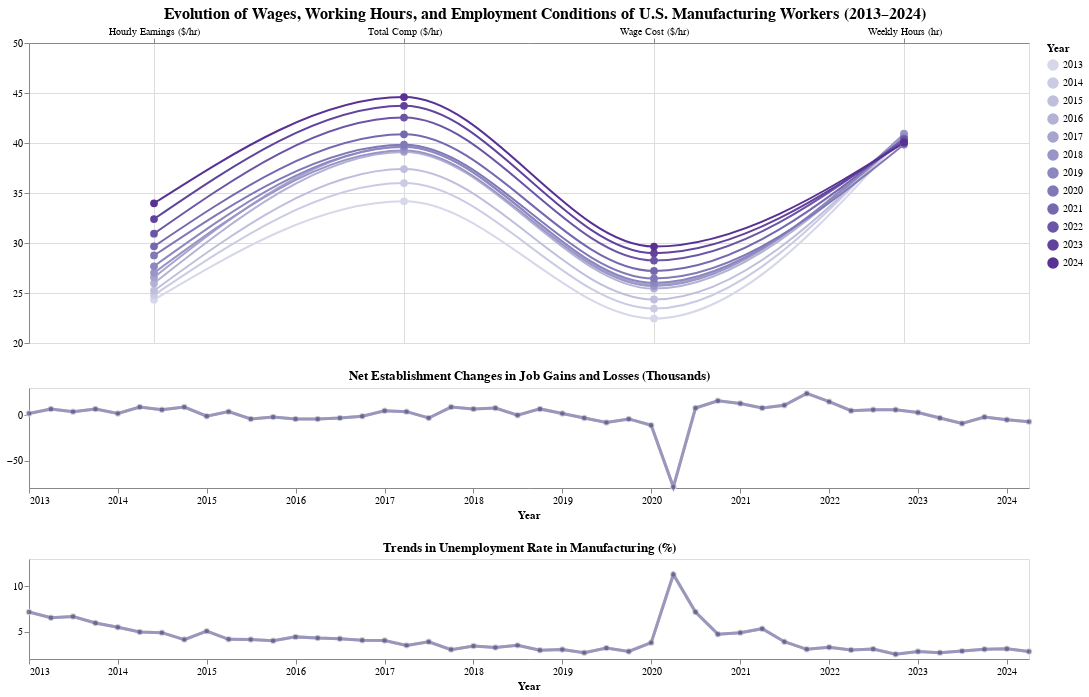

Notebook code for this chart:
### Code cell
# build selector
years = sorted(df_long['Year'].unique())

start_dd = alt.param(
    name='start_year',
    bind=alt.binding_select(options=years, name='Starting Year: '),
    value=years[0]
)

end_dd = alt.param(
    name='end_year',
    bind=alt.binding_select(options=years, name='Ending Year: '),
    value=years[-1]
)

highlight = (alt.datum.Year >= start_dd) & (alt.datum.Year <= end_dd)

# build the parallel
base = alt.Chart(df_long).add_params(start_dd, end_dd).encode(
        x=alt.X('Metric:N',title=None,axis=alt.Axis(orient='top', labelAngle=0, grid=True)),
        y=alt.Y('Value:Q',title=None,scale=alt.Scale(domain=[20,50])),
        detail='Year:N',               
        tooltip=['Year:O','Metric:N','Value:Q']
    )

lines = base.mark_line(interpolate='monotone', strokeWidth=2).encode(
    color=alt.Color('Year:O', scale=alt.Scale(scheme='purples')),
    opacity=alt.condition(highlight, alt.value(1.0), alt.value(0.15))
)

points = base.mark_point(size=60, filled=True).encode(
    color=alt.Color('Year:O', scale=alt.Scale(scheme='purples')),
    opacity=alt.condition(highlight, alt.value(1.0), alt.value(0.15))
)

parallel_coords = (lines + points).properties(
        width=1000,
        height=300
    )

# build line charts
def make_quarter_chart_with_window(df, title, label_x, value_col_name: str):
    import pandas as pd

    min_value = df[value_col_name].min()
    max_value = df[value_col_name].max()

    highlight = (alt.datum.Year >= start_dd) & (alt.datum.Year <= end_dd)

    # generate only one label per year at Jan 1st
    year_ticks = pd.date_range(start='2013-01-01', end='2024-01-01', freq='YS').strftime('%Y-%m-%dT%H:%M:%S').tolist()

    x_axis = alt.X(
        'QuarterStart:T',
        title='Year',
        axis=alt.Axis(
            grid=False,
            format='%Y',
            values=year_ticks  # only one tick per year
        )
    )

    bg = alt.Chart(df).add_params(start_dd, end_dd).mark_line(
        strokeWidth=3, color='lightgray', opacity=1
    ).encode(
        x=x_axis,
        y=alt.Y(
            f'{value_col_name}:Q',
            title=None,
            scale=alt.Scale(domain=[min_value * 0.9, max_value * 1.1]),
            axis=alt.Axis(grid=False)
        )
    )

    bg_points = bg.mark_point(color='lightgray', size=20, opacity=1)

    hl = alt.Chart(df).add_params(start_dd, end_dd).transform_filter(highlight).mark_line(
        strokeWidth=3
    ).encode(
        x=x_axis,
        y=alt.Y(f'{value_col_name}:Q', axis=alt.Axis(grid=False)),
        color=alt.value("#9997BC")
    )

    hl_points = alt.Chart(df).add_params(start_dd, end_dd).transform_filter(highlight).mark_point(
        size=20, filled=True
    ).encode(
        x=x_axis,
        y=alt.Y(f'{value_col_name}:Q', axis=alt.Axis(grid=False)),
        color=alt.value("#555184"),
        tooltip=[
            alt.Tooltip('QuarterStart:T', title='Quarter Start', format='%Y-%m'),
            alt.Tooltip('Quarter:N', title='Quarter Number'),
            alt.Tooltip(f'{value_col_name}:Q', title='Value', format='.0f')
        ]
    )

    return alt.layer(bg, bg_points, hl, hl_points).properties(width=1000, height=100, title=title)




c1 = make_quarter_chart_with_window(df_net, label_x="Year", title="Net Establishment Changes in Job Gains and Losses (Thousands)", value_col_name="net_job_thousands")
c2 = make_quarter_chart_with_window(df_job_open, label_x="Year", title="Trends in Job Openings in Manufacturing (Thousands)", value_col_name="job_opennings_thousands")
c3 = make_quarter_chart_with_window(df_employ_q, label_x="Year", title="Trends in Total Employment in Manufacturing (Thousands)", value_col_name="all_employees_thousands")
c4 = make_quarter_chart_with_window(df_unemploy_rate_q, label_x="Year", title="Trends in Unemployment Rate in Manufacturing (%)", value_col_name="unemployment_rate")

b1 = c1
b2 = c4

final = alt.vconcat(
    parallel_coords,
    b1.properties(width=1000),
    b2.properties(width=1000)
).properties(
    title=alt.TitleParams(
        text="Evolution of Wages, Working Hours, and Employment Conditions of U.S. Manufacturing Workers (2013–2024)",
        anchor="middle",
        fontSize=16
    )
).resolve_legend(
    color='independent',
    size='independent'
)

final

### Figure 1 — Vega-Lite specification as saved in the notebook (floating-point values rounded to 4 significant figures)
{"config": {"view": {"continuousWidth": 300, "continuousHeight": 300}}, "vconcat": [{"layer": [{"mark": {"type": "line", "interpolate": "monotone", "strokeWidth": 2}, "encoding": {"color": {"field": "Year", "scale": {"scheme": "purples"}, "type": "ordinal"}, "detail": {"field": "Year", "type": "nominal"}, "opacity": {"condition": {"test": "((datum.Year >= start_year) && (datum.Year <= end_year))", "value": 1.0}, "value": 0.15}, "tooltip": [{"field": "Year", "type": "ordinal"}, {"field": "Metric", "type": "nominal"}, {"field": "Value", "type": "quantitative"}], "x": {"axis": {"grid": true, "labelAngle": 0, "orient": "top"}, "field": "Metric", "title": null, "type": "nominal"}, "y": {"field": "Value", "scale": {"domain": [20, 50]}, "title": null, "type": "quantitative"}}}, {"mark": {"type": "point", "filled": true, "size": 60}, "encoding": {"color": {"field": "Year", "scale": {"scheme": "purples"}, "type": "ordinal"}, "detail": {"field": "Year", "type": "nominal"}, "opacity": {"condition": {"test": "((datum.Year >= start_year) && (datum.Year <= end_year))", "value": 1.0}, "value": 0.15}, "tooltip": [{"field": "Year", "type": "ordinal"}, {"field": "Metric", "type": "nominal"}, {"field": "Value", "type": "quantitative"}], "x": {"axis": {"grid": true, "labelAngle": 0, "orient": "top"}, "field": "Metric", "title": null, "type": "nominal"}, "y": {"field": "Value", "scale": {"domain": [20, 50]}, "title": null, "type": "quantitative"}}}], "data": {"name": "data-776351f580e5de701ce1af494db68f9e"}, "height": 300, "width": 1000}, {"layer": [{"mark": {"type": "line", "color": "lightgray", "opacity": 1, "strokeWidth": 3}, "encoding": {"x": {"axis": {"format": "%Y", "grid": false, "values": ["2013-01-01T00:00:00", "2014-01-01T00:00:00", "2015-01-01T00:00:00", "2016-01-01T00:00:00", "2017-01-01T00:00:00", "2018-01-01T00:00:00", "2019-01-01T00:00:00", "2020-01-01T00:00:00", "2021-01-01T00:00:00", "2022-01-01T00:00:00", "2023-01-01T00:00:00", "2024-01-01T00:00:00"]}, "field": "QuarterStart", "title": "Year", "type": "temporal"}, "y": {"axis": {"grid": false}, "field": "net_job_thousands", "scale": {"domain": [-71.1, 26.4]}, "title": null, "type": "quantitative"}}}, {"mark": {"type": "point", "color": "lightgray", "opacity": 1, "size": 20}, "encoding": {"x": {"axis": {"format": "%Y", "grid": false, "values": ["2013-01-01T00:00:00", "2014-01-01T00:00:00", "2015-01-01T00:00:00", "2016-01-01T00:00:00", "2017-01-01T00:00:00", "2018-01-01T00:00:00", "2019-01-01T00:00:00", "2020-01-01T00:00:00", "2021-01-01T00:00:00", "2022-01-01T00:00:00", "2023-01-01T00:00:00", "2024-01-01T00:00:00"]}, "field": "QuarterStart", "title": "Year", "type": "temporal"}, "y": {"axis": {"grid": false}, "field": "net_job_thousands", "scale": {"domain": [-71.1, 26.4]}, "title": null, "type": "quantitative"}}}, {"mark": {"type": "line", "strokeWidth": 3}, "encoding": {"color": {"value": "#9997BC"}, "x": {"axis": {"format": "%Y", "grid": false, "values": ["2013-01-01T00:00:00", "2014-01-01T00:00:00", "2015-01-01T00:00:00", "2016-01-01T00:00:00", "2017-01-01T00:00:00", "2018-01-01T00:00:00", "2019-01-01T00:00:00", "2020-01-01T00:00:00", "2021-01-01T00:00:00", "2022-01-01T00:00:00", "2023-01-01T00:00:00", "2024-01-01T00:00:00"]}, "field": "QuarterStart", "title": "Year", "type": "temporal"}, "y": {"axis": {"grid": false}, "field": "net_job_thousands", "type": "quantitative"}}, "transform": [{"filter": "((datum.Year >= start_year) && (datum.Year <= end_year))"}]}, {"mark": {"type": "point", "filled": true, "size": 20}, "encoding": {"color": {"value": "#555184"}, "tooltip": [{"field": "QuarterStart", "format": "%Y-%m", "title": "Quarter Start", "type": "temporal"}, {"field": "Quarter", "title": "Quarter Number", "type": "nominal"}, {"field": "net_job_thousands", "format": ".0f", "title": "Value", "type": "quantitative"}], "x": {"axis": {"format": "%Y", "grid": false, "values": ["2013-01-01T00:00:00", "2014-01-01T00:00:00", "2015-01-01T00:00:00", "2016-01-01T00:00:00", "2017-01-01T00:00:00", "2018-01-01T00:00:00", "2019-01-01T00:00:00", "2020-01-01T00:00:00", "2021-01-01T00:00:00", "2022-01-01T00:00:00", "2023-01-01T00:00:00", "2024-01-01T00:00:00"]}, "field": "QuarterStart", "title": "Year", "type": "temporal"}, "y": {"axis": {"grid": false}, "field": "net_job_thousands", "type": "quantitative"}}, "transform": [{"filter": "((datum.Year >= start_year) && (datum.Year <= end_year))"}]}], "data": {"name": "data-402ff281fad99ff08c4b6fd65cf0747b"}, "height": 100, "title": "Net Establishment Changes in Job Gains and Losses (Thousands)", "width": 1000}, {"layer": [{"mark": {"type": "line", "color": "lightgray", "opacity": 1, "strokeWidth": 3}, "encoding": {"x": {"axis": {"format": "%Y", "grid": false, "values": ["2013-01-01T00:00:00", "2014-01-01T00:00:00", "2015-01-01T00:00:00", "2016-01-01T00:00:00", "2017-01-01T00:00:00", "2018-01-01T00:00:00", "2019-01-01T00:00:00", "2020-01-01T00:00:00", "2021-01-01T00:00:00", "2022-01-01T00:00:00", "2023-01-01T00:00:00", "2024-01-01T00:00:00"]}, "field": "QuarterStart", "title": "Year", "type": "temporal"}, "y": {"axis": {"grid": false}, "field": "unemployment_rate", "scale": {"domain": [2.28, 12.43]}, "title": null, "type": "quantitative"}}}, {"mark": {"type": "point", "color": "lightgray", "opacity": 1, "size": 20}, "encoding": {"x": {"axis": {"format": "%Y", "grid": false, "values": ["2013-01-01T00:00:00", "2014-01-01T00:00:00", "2015-01-01T00:00:00", "2016-01-01T00:00:00", "2017-01-01T00:00:00", "2018-01-01T00:00:00", "2019-01-01T00:00:00", "2020-01-01T00:00:00", "2021-01-01T00:00:00", "2022-01-01T00:00:00", "2023-01-01T00:00:00", "2024-01-01T00:00:00"]}, "field": "QuarterStart", "title": "Year", "type": "temporal"}, "y": {"axis": {"grid": false}, "field": "unemployment_rate", "scale": {"domain": [2.28, 12.43]}, "title": null, "type": "quantitative"}}}, {"mark": {"type": "line", "strokeWidth": 3}, "encoding": {"color": {"value": "#9997BC"}, "x": {"axis": {"format": "%Y", "grid": false, "values": ["2013-01-01T00:00:00", "2014-01-01T00:00:00", "2015-01-01T00:00:00", "2016-01-01T00:00:00", "2017-01-01T00:00:00", "2018-01-01T00:00:00", "2019-01-01T00:00:00", "2020-01-01T00:00:00", "2021-01-01T00:00:00", "2022-01-01T00:00:00", "2023-01-01T00:00:00", "2024-01-01T00:00:00"]}, "field": "QuarterStart", "title": "Year", "type": "temporal"}, "y": {"axis": {"grid": false}, "field": "unemployment_rate", "type": "quantitative"}}, "transform": [{"filter": "((datum.Year >= start_year) && (datum.Year <= end_year))"}]}, {"mark": {"type": "point", "filled": true, "size": 20}, "encoding": {"color": {"value": "#555184"}, "tooltip": [{"field": "QuarterStart", "format": "%Y-%m", "title": "Quarter Start", "type": "temporal"}, {"field": "Quarter", "title": "Quarter Number", "type": "nominal"}, {"field": "unemployment_rate", "format": ".0f", "title": "Value", "type": "quantitative"}], "x": {"axis": {"format": "%Y", "grid": false, "values": ["2013-01-01T00:00:00", "2014-01-01T00:00:00", "2015-01-01T00:00:00", "2016-01-01T00:00:00", "2017-01-01T00:00:00", "2018-01-01T00:00:00", "2019-01-01T00:00:00", "2020-01-01T00:00:00", "2021-01-01T00:00:00", "2022-01-01T00:00:00", "2023-01-01T00:00:00", "2024-01-01T00:00:00"]}, "field": "QuarterStart", "title": "Year", "type": "temporal"}, "y": {"axis": {"grid": false}, "field": "unemployment_rate", "type": "quantitative"}}, "transform": [{"filter": "((datum.Year >= start_year) && (datum.Year <= end_year))"}]}], "data": {"name": "data-f4f4422910c045bbfdd419ea2f688dd1"}, "height": 100, "title": "Trends in Unemployment Rate in Manufacturing (%)", "width": 1000}], "params": [{"name": "start_year", "bind": {"input": "select", "options": ["2013", "2014", "2015", "2016", "2017", "2018", "2019", "2020", "2021", "2022", "2023", "2024"], "name": "Starting Year: "}, "value": "2013"}, {"name": "end_year", "bind": {"input": "select", "options": ["2013", "2014", "2015", "2016", "2017", "2018", "2019", "2020", "2021", "2022", "2023", "2024"], "name": "Ending Year: "}, "value": "2024"}], "resolve": {"legend": {"color": "independent", "size": "independent"}}, "title": {"text": "Evolution of Wages, Working Hours, and Employment Conditions of U.S. Manufacturing Workers (2013–2024)", "anchor": "middle", "fontSize": 16}, "$schema": "https://vega.github.io/schema/vega-lite/v5.20.1.json", "datasets": {"data-776351f580e5de701ce1af494db68f9e": [{"Year": "2013", "Metric": "Hourly Earnings ($/hr)", "Value": 24.33}, {"Year": "2014", "Metric": "Hourly Earnings ($/hr)", "Value": 24.79}, {"Year": "2015", "Metric": "Hourly Earnings ($/hr)", "Value": 25.23}, {"Year": "2016", "Metric": "Hourly Earnings ($/hr)", "Value": 25.98}, {"Year": "2017", "Metric": "Hourly Earnings ($/hr)", "Value": 26.56}, {"Year": "2018", "Metric": "Hourly Earnings ($/hr)", "Value": 27.02}, {"Year": "2019", "Metric": "Hourly Earnings ($/hr)", "Value": 27.68}, {"Year": "2020", "Metric": "Hourly Earnings ($/hr)", "Value": 28.75}, {"Year": "2021", "Metric": "Hourly Earnings ($/hr)", "Value": 29.66}, {"Year": "2022", "Metric": "Hourly Earnings ($/hr)", "Value": 30.94}, {"Year": "2023", "Metric": "Hourly Earnings ($/hr)", "Value": 32.4}, {"Year": "2024", "Metric": "Hourly Earnings ($/hr)", "Value": 33.97}, {"Year": "2013", "Metric": "Weekly Hours (hr)", "Value": 40.82}, {"Year": "2014", "Metric": "Weekly Hours (hr)", "Value": 40.96}, {"Year": "2015", "Metric": "Weekly Hours (hr)", "Value": 40.75}, {"Year": "2016", "Metric": "Weekly Hours (hr)", "Value": 40.7}, {"Year": "2017", "Metric": "Weekly Hours (hr)", "Value": 40.82}, {"Year": "2018", "Metric": "Weekly Hours (hr)", "Value": 40.91}, {"Year": "2019", "Metric": "Weekly Hours (hr)", "Value": 40.56}, {"Year": "2020", "Metric": "Weekly Hours (hr)", "Value": 39.84}, {"Year": "2021", "Metric": "Weekly Hours (hr)", "Value": 40.42}, {"Year": "2022", "Metric": "Weekly Hours (hr)", "Value": 40.36}, {"Year": "2023", "Metric": "Weekly Hours (hr)", "Value": 40.08}, {"Year": "2024", "Metric": "Weekly Hours (hr)", "Value": 40.04}, {"Year": "2013", "Metric": "Total Comp ($/hr)", "Value": 34.17}, {"Year": "2014", "Metric": "Total Comp ($/hr)", "Value": 35.99}, {"Year": "2015", "Metric": "Total Comp ($/hr)", "Value": 37.39}, {"Year": "2016", "Metric": "Total Comp ($/hr)", "Value": 39.11}, {"Year": "2017", "Metric": "Total Comp ($/hr)", "Value": 39.65}, {"Year": "2018", "Metric": "Total Comp ($/hr)", "Value": 39.24}, {"Year": "2019", "Metric": "Total Comp ($/hr)", "Value": 39.61}, {"Year": "2020", "Metric": "Total Comp ($/hr)", "Value": 39.83}, {"Year": "2021", "Metric": "Total Comp ($/hr)", "Value": 40.87}, {"Year": "2022", "Metric": "Total Comp ($/hr)", "Value": 42.55}, {"Year": "2023", "Metric": "Total Comp ($/hr)", "Value": 43.72}, {"Year": "2024", "Metric": "Total Comp ($/hr)", "Value": 44.59}, {"Year": "2013", "Metric": "Wage Cost ($/hr)", "Value": 22.45}, {"Year": "2014", "Metric": "Wage Cost ($/hr)", "Value": 23.44}, {"Year": "2015", "Metric": "Wage Cost ($/hr)", "Value": 24.36}, {"Year": "2016", "Metric": "Wage Cost ($/hr)", "Value": 25.44}, {"Year": "2017", "Metric": "Wage Cost ($/hr)", "Value": 25.84}, {"Year": "2018", "Metric": "Wage Cost ($/hr)", "Value": 25.69}, {"Year": "2019", "Metric": "Wage Cost ($/hr)", "Value": 26.01}, {"Year": "2020", "Metric": "Wage Cost ($/hr)", "Value": 26.45}, {"Year": "2021", "Metric": "Wage Cost ($/hr)", "Value": 27.2}, {"Year": "2022", "Metric": "Wage Cost ($/hr)", "Value": 28.25}, {"Year": "2023", "Metric": "Wage Cost ($/hr)", "Value": 28.99}, {"Year": "2024", "Metric": "Wage Cost ($/hr)", "Value": 29.64}], "data-402ff281fad99ff08c4b6fd65cf0747b": [{"net_job_thousands": 2.0, "Year": 2013, "Q": 1, "QuarterStart": "2013-01-01T00:00:00"}, {"net_job_thousands": 7.0, "Year": 2013, "Q": 2, "QuarterStart": "2013-04-01T00:00:00"}, {"net_job_thousands": 4.0, "Year": 2013, "Q": 3, "QuarterStart": "2013-07-01T00:00:00"}, {"net_job_thousands": 7.0, "Year": 2013, "Q": 4, "QuarterStart": "2013-10-01T00:00:00"}, {"net_job_thousands": 2.0, "Year": 2014, "Q": 1, "QuarterStart": "2014-01-01T00:00:00"}, {"net_job_thousands": 9.0, "Year": 2014, "Q": 2, "QuarterStart": "2014-04-01T00:00:00"}, {"net_job_thousands": 6.0, "Year": 2014, "Q": 3, "QuarterStart": "2014-07-01T00:00:00"}, {"net_job_thousands": 9.0, "Year": 2014, "Q": 4, "QuarterStart": "2014-10-01T00:00:00"}, {"net_job_thousands": -1.0, "Year": 2015, "Q": 1, "QuarterStart": "2015-01-01T00:00:00"}, {"net_job_thousands": 4.0, "Year": 2015, "Q": 2, "QuarterStart": "2015-04-01T00:00:00"}, {"net_job_thousands": -4.0, "Year": 2015, "Q": 3, "QuarterStart": "2015-07-01T00:00:00"}, {"net_job_thousands": -2.0, "Year": 2015, "Q": 4, "QuarterStart": "2015-10-01T00:00:00"}, {"net_job_thousands": -4.0, "Year": 2016, "Q": 1, "QuarterStart": "2016-01-01T00:00:00"}, {"net_job_thousands": -4.0, "Year": 2016, "Q": 2, "QuarterStart": "2016-04-01T00:00:00"}, {"net_job_thousands": -3.0, "Year": 2016, "Q": 3, "QuarterStart": "2016-07-01T00:00:00"}, {"net_job_thousands": -1.0, "Year": 2016, "Q": 4, "QuarterStart": "2016-10-01T00:00:00"}, {"net_job_thousands": 5.0, "Year": 2017, "Q": 1, "QuarterStart": "2017-01-01T00:00:00"}, {"net_job_thousands": 4.0, "Year": 2017, "Q": 2, "QuarterStart": "2017-04-01T00:00:00"}, {"net_job_thousands": -3.0, "Year": 2017, "Q": 3, "QuarterStart": "2017-07-01T00:00:00"}, {"net_job_thousands": 9.0, "Year": 2017, "Q": 4, "QuarterStart": "2017-10-01T00:00:00"}, {"net_job_thousands": 7.0, "Year": 2018, "Q": 1, "QuarterStart": "2018-01-01T00:00:00"}, {"net_job_thousands": 8.0, "Year": 2018, "Q": 2, "QuarterStart": "2018-04-01T00:00:00"}, {"net_job_thousands": 0.0, "Year": 2018, "Q": 3, "QuarterStart": "2018-07-01T00:00:00"}, {"net_job_thousands": 7.0, "Year": 2018, "Q": 4, "QuarterStart": "2018-10-01T00:00:00"}, {"net_job_thousands": 2.0, "Year": 2019, "Q": 1, "QuarterStart": "2019-01-01T00:00:00"}, {"net_job_thousands": -3.0, "Year": 2019, "Q": 2, "QuarterStart": "2019-04-01T00:00:00"}, {"net_job_thousands": -8.0, "Year": 2019, "Q": 3, "QuarterStart": "2019-07-01T00:00:00"}, {"net_job_thousands": -4.0, "Year": 2019, "Q": 4, "QuarterStart": "2019-10-01T00:00:00"}, {"net_job_thousands": -11.0, "Year": 2020, "Q": 1, "QuarterStart": "2020-01-01T00:00:00"}, {"net_job_thousands": -79.0, "Year": 2020, "Q": 2, "QuarterStart": "2020-04-01T00:00:00"}, {"net_job_thousands": 8.0, "Year": 2020, "Q": 3, "QuarterStart": "2020-07-01T00:00:00"}, {"net_job_thousands": 16.0, "Year": 2020, "Q": 4, "QuarterStart": "2020-10-01T00:00:00"}, {"net_job_thousands": 13.0, "Year": 2021, "Q": 1, "QuarterStart": "2021-01-01T00:00:00"}, {"net_job_thousands": 8.0, "Year": 2021, "Q": 2, "QuarterStart": "2021-04-01T00:00:00"}, {"net_job_thousands": 11.0, "Year": 2021, "Q": 3, "QuarterStart": "2021-07-01T00:00:00"}, {"net_job_thousands": 24.0, "Year": 2021, "Q": 4, "QuarterStart": "2021-10-01T00:00:00"}, {"net_job_thousands": 15.0, "Year": 2022, "Q": 1, "QuarterStart": "2022-01-01T00:00:00"}, {"net_job_thousands": 5.0, "Year": 2022, "Q": 2, "QuarterStart": "2022-04-01T00:00:00"}, {"net_job_thousands": 6.0, "Year": 2022, "Q": 3, "QuarterStart": "2022-07-01T00:00:00"}, {"net_job_thousands": 6.0, "Year": 2022, "Q": 4, "QuarterStart": "2022-10-01T00:00:00"}, {"net_job_thousands": 3.0, "Year": 2023, "Q": 1, "QuarterStart": "2023-01-01T00:00:00"}, {"net_job_thousands": -3.0, "Year": 2023, "Q": 2, "QuarterStart": "2023-04-01T00:00:00"}, {"net_job_thousands": -9.0, "Year": 2023, "Q": 3, "QuarterStart": "2023-07-01T00:00:00"}, {"net_job_thousands": -2.0, "Year": 2023, "Q": 4, "QuarterStart": "2023-10-01T00:00:00"}, {"net_job_thousands": -5.0, "Year": 2024, "Q": 1, "QuarterStart": "2024-01-01T00:00:00"}, {"net_job_thousands": -7.0, "Year": 2024, "Q": 2, "QuarterStart": "2024-04-01T00:00:00"}], "data-f4f4422910c045bbfdd419ea2f688dd1": [{"unemployment_rate": 7.167, "Year": 2013, "Q": 1, "QuarterStart": "2013-01-01T00:00:00"}, {"unemployment_rate": 6.533, "Year": 2013, "Q": 2, "QuarterStart": "2013-04-01T00:00:00"}, {"unemployment_rate": 6.667, "Year": 2013, "Q": 3, "QuarterStart": "2013-07-01T00:00:00"}, {"unemployment_rate": 5.967, "Year": 2013, "Q": 4, "QuarterStart": "2013-10-01T00:00:00"}, {"unemployment_rate": 5.5, "Year": 2014, "Q": 1, "QuarterStart": "2014-01-01T00:00:00"}, {"unemployment_rate": 4.967, "Year": 2014, "Q": 2, "QuarterStart": "2014-04-01T00:00:00"}, {"unemployment_rate": 4.9, "Year": 2014, "Q": 3, "QuarterStart": "2014-07-01T00:00:00"}, {"unemployment_rate": 4.133, "Year": 2014, "Q": 4, "QuarterStart": "2014-10-01T00:00:00"}, {"unemployment_rate": 5.067, "Year": 2015, "Q": 1, "QuarterStart": "2015-01-01T00:00:00"}, {"unemployment_rate": 4.167, "Year": 2015, "Q": 2, "QuarterStart": "2015-04-01T00:00:00"}, {"unemployment_rate": 4.133, "Year": 2015, "Q": 3, "QuarterStart": "2015-07-01T00:00:00"}, {"unemployment_rate": 4.0, "Year": 2015, "Q": 4, "QuarterStart": "2015-10-01T00:00:00"}, {"unemployment_rate": 4.433, "Year": 2016, "Q": 1, "QuarterStart": "2016-01-01T00:00:00"}, {"unemployment_rate": 4.3, "Year": 2016, "Q": 2, "QuarterStart": "2016-04-01T00:00:00"}, {"unemployment_rate": 4.233, "Year": 2016, "Q": 3, "QuarterStart": "2016-07-01T00:00:00"}, {"unemployment_rate": 4.067, "Year": 2016, "Q": 4, "QuarterStart": "2016-10-01T00:00:00"}, {"unemployment_rate": 4.033, "Year": 2017, "Q": 1, "QuarterStart": "2017-01-01T00:00:00"}, {"unemployment_rate": 3.5, "Year": 2017, "Q": 2, "QuarterStart": "2017-04-01T00:00:00"}, {"unemployment_rate": 3.9, "Year": 2017, "Q": 3, "QuarterStart": "2017-07-01T00:00:00"}, {"unemployment_rate": 3.033, "Year": 2017, "Q": 4, "QuarterStart": "2017-10-01T00:00:00"}, {"unemployment_rate": 3.433, "Year": 2018, "Q": 1, "QuarterStart": "2018-01-01T00:00:00"}, {"unemployment_rate": 3.267, "Year": 2018, "Q": 2, "QuarterStart": "2018-04-01T00:00:00"}, {"unemployment_rate": 3.5, "Year": 2018, "Q": 3, "QuarterStart": "2018-07-01T00:00:00"}, {"unemployment_rate": 2.967, "Year": 2018, "Q": 4, "QuarterStart": "2018-10-01T00:00:00"}, {"unemployment_rate": 3.033, "Year": 2019, "Q": 1, "QuarterStart": "2019-01-01T00:00:00"}, {"unemployment_rate": 2.7, "Year": 2019, "Q": 2, "QuarterStart": "2019-04-01T00:00:00"}, {"unemployment_rate": 3.2, "Year": 2019, "Q": 3, "QuarterStart": "2019-07-01T00:00:00"}, {"unemployment_rate": 2.833, "Year": 2019, "Q": 4, "QuarterStart": "2019-10-01T00:00:00"}, {"unemployment_rate": 3.8, "Year": 2020, "Q": 1, "QuarterStart": "2020-01-01T00:00:00"}, {"unemployment_rate": 11.3, "Year": 2020, "Q": 2, "QuarterStart": "2020-04-01T00:00:00"}, {"unemployment_rate": 7.167, "Year": 2020, "Q": 3, "QuarterStart": "2020-07-01T00:00:00"}, {"unemployment_rate": 4.733, "Year": 2020, "Q": 4, "QuarterStart": "2020-10-01T00:00:00"}, {"unemployment_rate": 4.9, "Year": 2021, "Q": 1, "QuarterStart": "2021-01-01T00:00:00"}, {"unemployment_rate": 5.333, "Year": 2021, "Q": 2, "QuarterStart": "2021-04-01T00:00:00"}, {"unemployment_rate": 3.9, "Year": 2021, "Q": 3, "QuarterStart": "2021-07-01T00:00:00"}, {"unemployment_rate": 3.067, "Year": 2021, "Q": 4, "QuarterStart": "2021-10-01T00:00:00"}, {"unemployment_rate": 3.3, "Year": 2022, "Q": 1, "QuarterStart": "2022-01-01T00:00:00"}, {"unemployment_rate": 3.0, "Year": 2022, "Q": 2, "QuarterStart": "2022-04-01T00:00:00"}, {"unemployment_rate": 3.1, "Year": 2022, "Q": 3, "QuarterStart": "2022-07-01T00:00:00"}, {"unemployment_rate": 2.533, "Year": 2022, "Q": 4, "QuarterStart": "2022-10-01T00:00:00"}, {"unemployment_rate": 2.833, "Year": 2023, "Q": 1, "QuarterStart": "2023-01-01T00:00:00"}, {"unemployment_rate": 2.7, "Year": 2023, "Q": 2, "QuarterStart": "2023-04-01T00:00:00"}, {"unemployment_rate": 2.867, "Year": 2023, "Q": 3, "QuarterStart": "2023-07-01T00:00:00"}, {"unemployment_rate": 3.067, "Year": 2023, "Q": 4, "QuarterStart": "2023-10-01T00:00:00"}, {"unemployment_rate": 3.133, "Year": 2024, "Q": 1, "QuarterStart": "2024-01-01T00:00:00"}, {"unemployment_rate": 2.833, "Year": 2024, "Q": 2, "QuarterStart": "2024-04-01T00:00:00"}]}}
